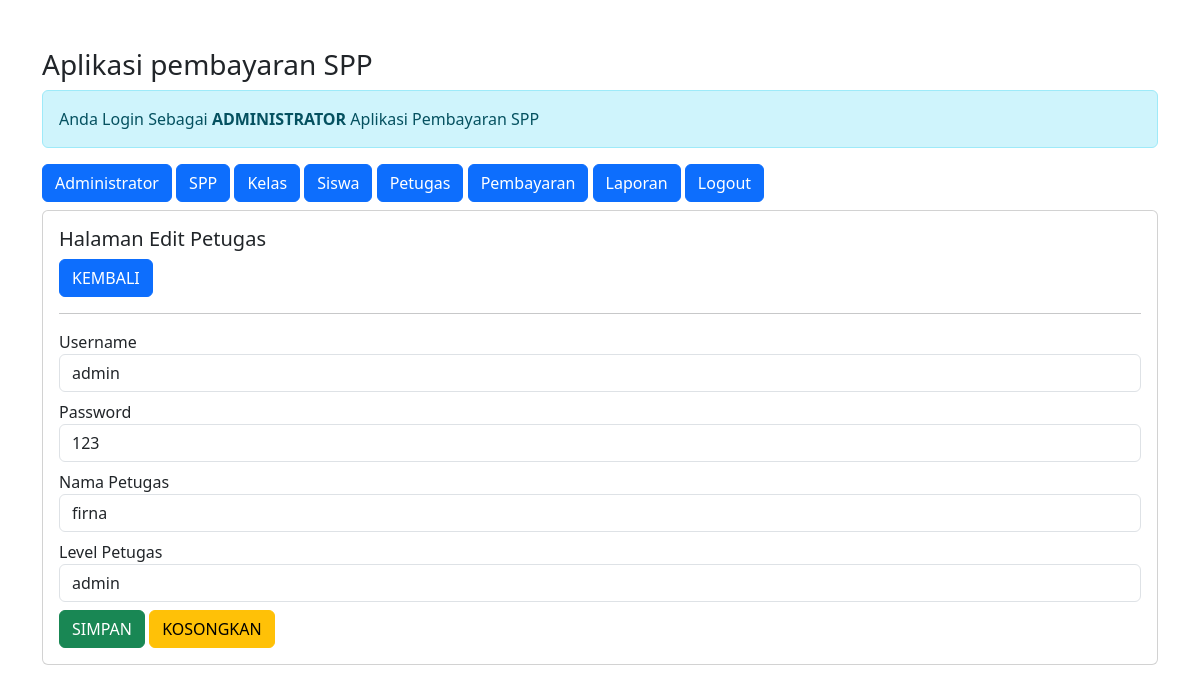
/admin/admin.php?url=edit-petugas&id_petugas=1 (signed in), run on an earlier commit of the app's database.
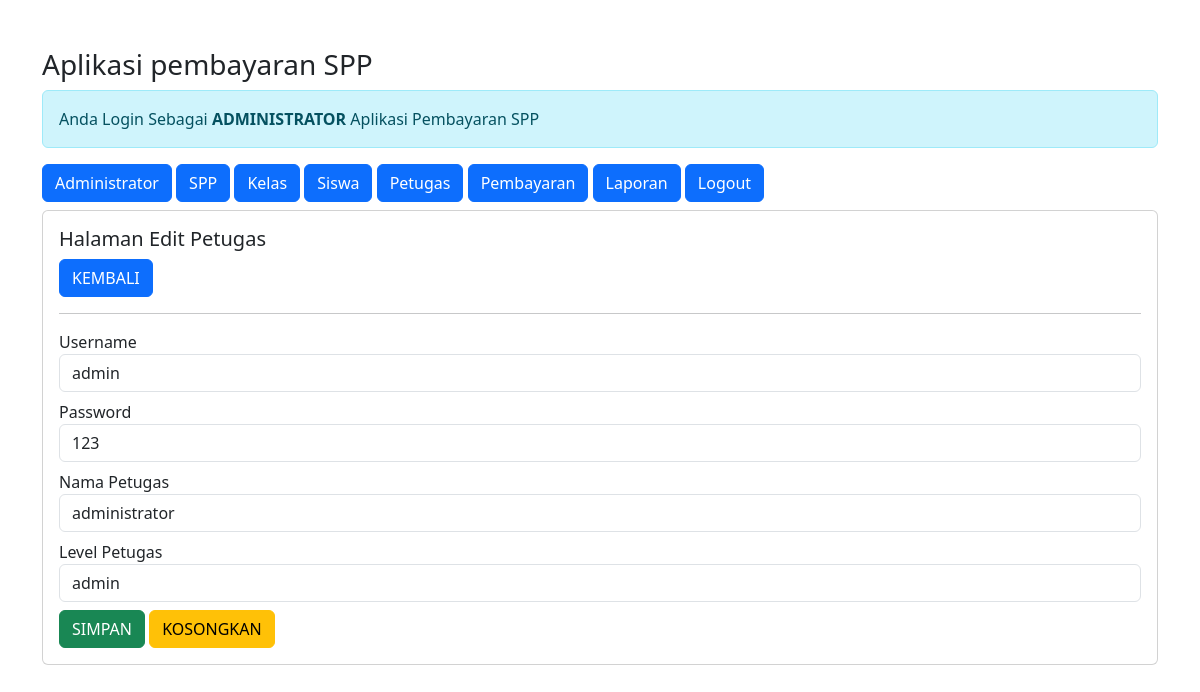
And on a later commit of the database.
### tables this page shows
CREATE TABLE `petugas` (
  `id_petugas` int(11) NOT NULL,
  `username` varchar(25) NOT NULL,
  `password` varchar(32) DEFAULT NULL,
  `nama_petugas` varchar(35) NOT NULL,
  `level` enum('admin','petugas') NOT NULL
);

### admin/edit-petugas.php (the view, shortened to what this page needs)
<?php
$id_petugas = $_GET['id_petugas'];
include'../koneksi.php';
$sql = "SELECT*FROM petugas WHERE id_petugas='$id_petugas'";
$query = mysqli_query($koneksi, $sql);
$data = mysqli_fetch_array($query);
?>
<h5>Halaman Edit Petugas </h5>
<a href="?url=petugas" class="btn btn-primary"> KEMBALI </a>
<hr>
<form method="post" action="?url=proses-edit-petugas&id_petugas=<?= $id_petugas; ?>">
    <div class="form-group mb-2">
        <label>Username</label>
        <input value="<?= $data['username'] ?>" type="text" name="username" class="form-control" required>
    </div>
    <div class="form-group mb-2">
        <label>Password</label>
        <input value="<?= $data['password'] ?>" type="text" name="password" class="form-control" required>
    </div>
    <div class="form-group mb-2">
        <label>Nama Petugas</label>
        <input value="<?= $data['nama_petugas'] ?>" type="text" name="nama_petugas" class="form-control" required>
    </div>
    <div class="form-group mb-2">
        <label>Level Petugas</label>
        <select name="level" class="form-control" required>
        <option value="<?= $data['level'] ?>"> <?= $data['level'] ?> </option>
        <option value="petugas"> Petugas </option></select>
    </div>
    <div class="form-group">
        <button type="submit" class="btn btn-success"> SIMPAN </button>
        <button type="submit" class="btn btn-warning"> KOSONGKAN </button>
    </div>
</form>

What changed in the data, as far as the page shows it:
changed petugas "admin": nama_petugas "firna" → "administrator"
